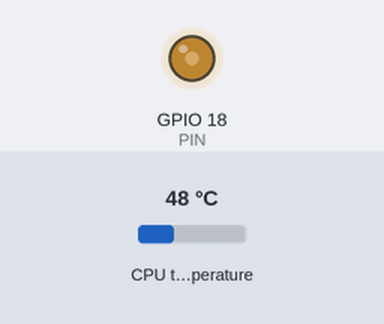
Bench run of a program on a simulated Raspberry Pi (BCM pin numbers). Parts: output pins drawn as LEDs (lit = HIGH). Inputs (shaded band) come from the test bench; at power-on: CPU temperature 48 °C.

Above: at 3.2 s.
3.3 s: CPU temperature set to 58 °C
At 12.6 s:
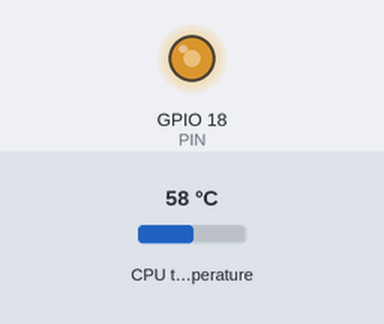
13.5 s: CPU temperature set to 71 °C
At 22.6 s:
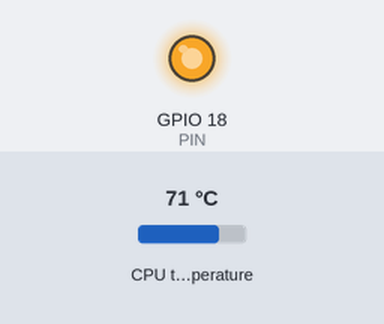
Timing chart, 0 to 24.1 s (numbered marks = the images above; inputs shaded):
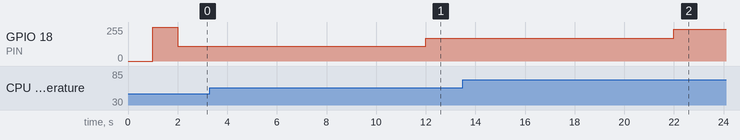

Measured:
- after the input at 3.3 s, GPIO 18 (PIN): 110/255 → 172/255 after 8.7 s
- after the input at 13.5 s, GPIO 18 (PIN): 172/255 → 239/255 after 8.5 s

The program:

PWM_FanCooler_d.py
```python
#!/usr/bin/python3
# coding: utf-8

# モジュールをインポート
import RPi.GPIO as GPIO
import time
import sys

# daemon化に必要
import daemon
import daemon.pidfile
#from daemon.pidlockfile import PIDLockFile

import math

# GPIOのピン番号を定義
PIN = 18

# 周波数を定義
Hz = 60

# Duty上限
top = 100.0
# Duty下限
bottom = 20.0
# 最高温度
height = 80.0
# 最低温度
low = 30.0

# =================
# CPUの温度を取得
# =================


def get_CPU_Temperature():
    temp = "0"

    f = open("/sys/class/thermal/thermal_zone0/temp", "r")
    for t in f:
        temp = t[:2] + "." + t[2:5]
    f.close()

    return float(temp)

# ==========
# Duty比算出
# ==========


def get_duty(tmp=low):
    rs = 5.0
    if(height < tmp):
        rs = top
    elif(tmp < low):
        rs = bottom
    else:
        rs = bottom + ((top - bottom) / (height - low)) * (tmp - low)
    return rs


def func(x):
    y = 60.0

    if x >= 80:
        y = 100.0
    elif x < 30:
        y = 20.0
    else:
        y = 40 * (math.sin(math.pi / 50 * (x - 55))) + 60.0

    return y

# =========
# PWM実行
# =========


def exec_pwm():
    # GPIOピン番号の定義方法
    GPIO.setmode(GPIO.BCM)
    # 出力モードで初期化
    GPIO.setup(PIN, GPIO.OUT)
    # PWM初期化
    p = GPIO.PWM(PIN, Hz)

    try:
        # 100%の出力で、1秒間動かす
        # 最初の出力が小さすぎて、ファンが回らない場合の対策
        Duty = 100
        p.start(Duty)
        time.sleep(1)

        while True:
            # CPUの温度を取得
            CPU_Temp = get_CPU_Temperature()
            # CPUの温度によって出力を変更
            #Duty = get_duty(CPU_Temp)
            Duty = func(CPU_Temp)
            # 出力を変更して、10秒間待機
            p.ChangeDutyCycle(Duty)
            time.sleep(10)

    except Exception as e:
        # 例外処理
        print("[例外発生] PWM_FanCooler_d.py を終了します。")
        print("Exception : " + str(e))
        print("     Type : " + str(type(e)))
        print("     Args : " + str(e.args))
        print("  Message : " + e.message)
    finally:
        # PWMを終了
        p.stop()

        # GPIO開放
        GPIO.cleanup()


if __name__ == "__main__":
    # PIDファイルの書き込みに失敗してデーモンが動かない事があるので、少し時間をずらす
    time.sleep(1)

    # /etc/init.d/PWM_FanCooler.sh のPIDファイルとは別名にする
    with daemon.DaemonContext(umask=0o002, pidfile=daemon.pidfile.PIDLockFile('/var/run/PWM_FanCooler_d.pid'), stdout=sys.stdout, stderr=sys.stderr):
        exec_pwm()
```
